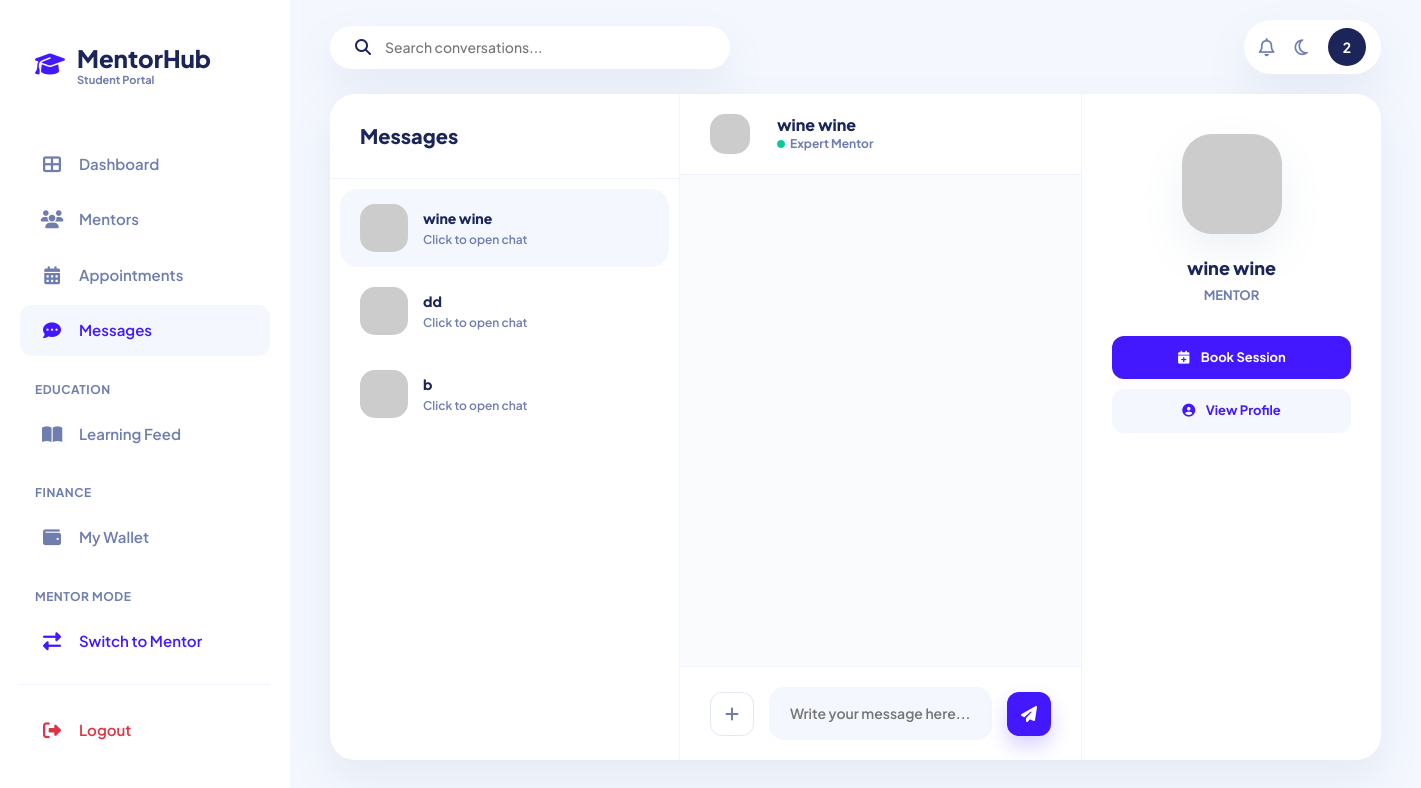
The app's page /student/chat.php (signed in) with its own data.
### tables this page shows
CREATE TABLE `users` (
  `id` int(11) NOT NULL,
  `name` varchar(100) NOT NULL,
  `email` varchar(150) NOT NULL,
  `password` varchar(255) NOT NULL,
  `created_by_admin` int(11) DEFAULT NULL,
  `role` enum('admin','student','mentor') DEFAULT 'student',
  `status` enum('active','suspended') DEFAULT 'active',
  `created_by` int(11) DEFAULT NULL,
  `mentor_id` int(11) DEFAULT NULL,
  `is_mentor` tinyint(1) DEFAULT 0,
  `created_at` datetime DEFAULT current_timestamp(),
  `balance` decimal(10,2) NOT NULL DEFAULT 0.00,
  `mentor_status` varchar(20) DEFAULT 'none',
  `hourly_rate` decimal(10,2) DEFAULT 10.00,
  `is_volunteer` tinyint(1) DEFAULT 0,
  `admin_id` int(11) DEFAULT NULL,
  `education` text DEFAULT NULL,
  `expertise` text DEFAULT NULL,
  `bio` text DEFAULT NULL,
  `mentor_documents` text DEFAULT NULL,
  `profile_photo` varchar(255) DEFAULT NULL,
  `last_seen` datetime DEFAULT NULL,
  `qr_code` varchar(255) DEFAULT NULL,
  `teaching_balance` decimal(10,2) DEFAULT 0.00
);

### public/student/chat.php (the view, shortened to what this page needs)
<?php
require_once '../../includes/db.php';
$student_id = $_SESSION['user_id'];
$stmt = $pdo->prepare("SELECT name, profile_photo, mentor_status FROM users WHERE id = ?");
$stmt->execute([$student_id]);
$student_data = $stmt->fetch(PDO::FETCH_ASSOC);
$mentor_status = $student_data['mentor_status'];
$stmt = $pdo->prepare("
    SELECT u.id, u.name, u.role, u.last_seen, u.profile_photo,
           (SELECT COUNT(*) FROM messages m WHERE m.receiver_id = ? AND m.sender_id = u.id AND m.is_read = 0) as unread,
           (SELECT MAX(created_at) FROM messages m WHERE (m.sender_id = u.id AND m.receiver_id = ?) OR (m.sender_id = ? AND m.receiver_id = u.id)) as latest_msg
    FROM users u
    WHERE u.id IN (
        SELECT sender_id FROM messages WHERE receiver_id = ?
        UNION
        SELECT receiver_id FROM messages WHERE sender_id = ?
    )
    ORDER BY latest_msg DESC
");
$stmt->execute([$student_id, $student_id, $student_id, $student_id, $student_id]);
$mentors = $stmt->fetchAll(PDO::FETCH_ASSOC);
$selected = isset($_GET['mentor_id']) ? (int) $_GET['mentor_id'] : ($mentors[0]['id'] ?? 0);
$selMentor = null;
if ($selected) {
    $stmt = $pdo->prepare("SELECT id, name, role, expertise, education, profile_photo, last_seen FROM users WHERE id = ? LIMIT 1");
    $stmt->execute([$selected]);
    $selMentor = $stmt->fetch(PDO::FETCH_ASSOC);
}
?>
<!DOCTYPE html>
<html lang="en">
<head>
    <link href="https://cdn.jsdelivr.net/npm/bootstrap@5.3.0/dist/css/bootstrap.min.css" rel="stylesheet">
    <link rel="stylesheet" href="https://cdnjs.cloudflare.com/ajax/libs/font-awesome/6.4.0/css/all.min.css">
</head>
<body>
    <div class="sidebar">
        <a href="index.php" class="brand-logo">
            <i class="fas fa-graduation-cap"></i>
            <div>
                <div class="brand-title">MentorHub</div>
                <div style="font-size: 11px; color: var(--secondary); font-weight: 700; margin-top: -4px;">Student
                    Portal</div>
            </div>
        </a>
        <div class="nav-menu">
            <a href="index.php" class="nav-item">
                <i class="fas fa-th-large"></i> Dashboard
            </a>
            <a href="find_mentor.php" class="nav-item">
                <i class="fas fa-users"></i> Mentors
            </a>
            <a href="my_appointments.php" class="nav-item">
                <i class="fas fa-calendar-alt"></i> Appointments
            </a>
            <a href="chat.php" class="nav-item active">
                <i class="fas fa-comment-dots"></i> Messages
            </a>
            <div class="section-label">Education</div>
            <a href="learn.php" class="nav-item">
                <i class="fas fa-book-open"></i> Learning Feed
            </a>
            <div class="section-label">Finance</div>
            <a href="wallet.php" class="nav-item">
                <i class="fas fa-wallet"></i> My Wallet
            </a>
            <?php if ($mentor_status === 'approved'): ?>
                <div class="section-label">Mentor Mode</div>
                <a href="../mentor/index.php" class="nav-item" style="color: var(--primary);">
                    <i class="fas fa-exchange-alt"></i> Switch to Mentor
                </a>
            <?php endif; ?>
        </div>
        <div class="sidebar-footer">
            <a href="../logout.php" class="nav-item text-danger">
                <i class="fas fa-sign-out-alt"></i> Logout
            </a>
        </div>
    </div>
    <div class="app-container">
        <div class="topbar">
            <div class="search-box-top">
                <i class="fas fa-search"></i>
                <input type="text" placeholder="Search conversations...">
            </div>
            <div class="top-icons">
                <i class="far fa-bell icon-btn" style="color: var(--secondary); font-size: 18px; cursor: pointer;"></i>
                <i class="far fa-moon icon-btn" style="color: var(--secondary); font-size: 18px; cursor: pointer;"></i>
                <div class="user-avatar-top"><?= substr($_SESSION['user_id'], 0, 1) ?></div>
            </div>
        </div>
        <div class="chat-layout">
            <div class="user-sidebar">
                <div class="sidebar-header">
                    <h5>Messages</h5>
                </div>
                <div class="user-list">
                    <?php foreach ($mentors as $m): ?>
                        <?php
                        $photo = !empty($m['profile_photo']) ? '../../uploads/' . $m['profile_photo'] : 'https://ui-avatars.com/api/?name=' . urlencode($m['name']) . '&background=random&color=fff';
                        ?>
                        <a class="user-item <?= $m['id'] == $selected ? 'active' : '' ?>" href="?mentor_id=<?= $m['id'] ?>">
                            <div class="u-avatar" style="background-image: url('<?= $photo ?>')">
                            </div>
                            <div class="u-info">
                                <div class="u-name"><?= htmlspecialchars($m['name']) ?></div>
                                <div class="u-preview">
                                    <?= $m['unread'] > 0 ? 'New message recived' : 'Click to open chat' ?></div>
                            </div>
                        </a>
                    <?php endforeach; ?>
                </div>
            </div>
            <div class="message-area">
                <?php if ($selMentor): ?>
                    <?php $selPhoto = !empty($selMentor['profile_photo']) ? '../../uploads/' . $selMentor['profile_photo'] : 'https://ui-avatars.com/api/?name=' . urlencode($selMentor['name']) . '&background=random&color=fff'; ?>
                    <div class="chat-header">
                        <div class="header-info">
                            <div class="u-avatar"
                                style="width: 40px; height: 40px; background-image: url('<?= $selPhoto ?>')"></div>
                            <div>
                                <h6 class="header-name"><?= htmlspecialchars($selMentor['name']) ?></h6>
                                <div class="header-status">
                                    <i class="fas fa-circle" style="font-size: 8px; color: var(--success);"></i>
                                    <span>Expert Mentor</span>
                                </div>
                            </div>
                        </div>
                    </div>
                    <div class="messages-box" id="chat-box">
                    </div>
                    <div class="input-panel">
                        <label class="btn-action btn-plus" for="fileInput"><i class="fas fa-plus"></i></label>
                        <div class="input-group-custom">
                            <input type="text" id="message" placeholder="Write your message here...">
                        </div>
                        <button class="btn-action btn-send" id="sendBtn"><i class="fas fa-paper-plane"></i></button>
                    </div>
                <?php endif; ?>
            </div>
            <?php if ($selMentor): ?>
                <div class="mentor-details">
                    <img src="<?= $selPhoto ?>" class="m-pic" alt="Profile">
                    <div class="m-name"><?= htmlspecialchars($selMentor['name']) ?></div>
                    <div class="m-role">Mentor</div>
                    <div class="m-actions">
                        <a href="make_appointment.php?mentor_id=<?= $selMentor['id'] ?>" class="btn-p-sm btn-p-primary"><i
                                class="fas fa-calendar-plus me-2"></i> Book Session</a>
                        <a href="../mentor/mentor_profile.php?id=<?= $selMentor['id'] ?>&return_to=student"
                            class="btn-p-sm btn-p-light"><i class="fas fa-user-circle me-2"></i> View Profile</a>
                    </div>
                </div>
            <?php endif; ?>
        </div>
    </div>
</body>
</html>

### records on screen
users: name "wine wine"
users: name "dd"
users: name "b"

### other values on screen
substr($_SESSION['user_id'], 0, 1) "2"
